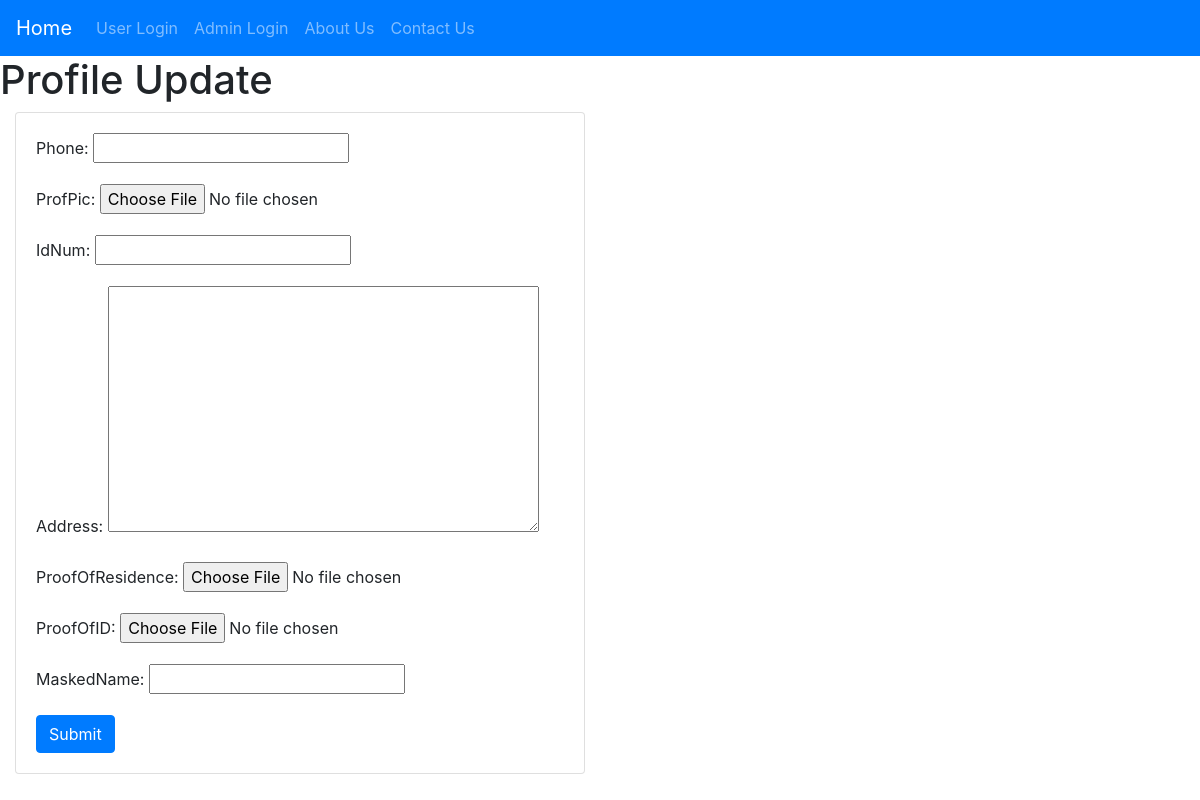
/3/edit, run on an earlier commit of the app's database.
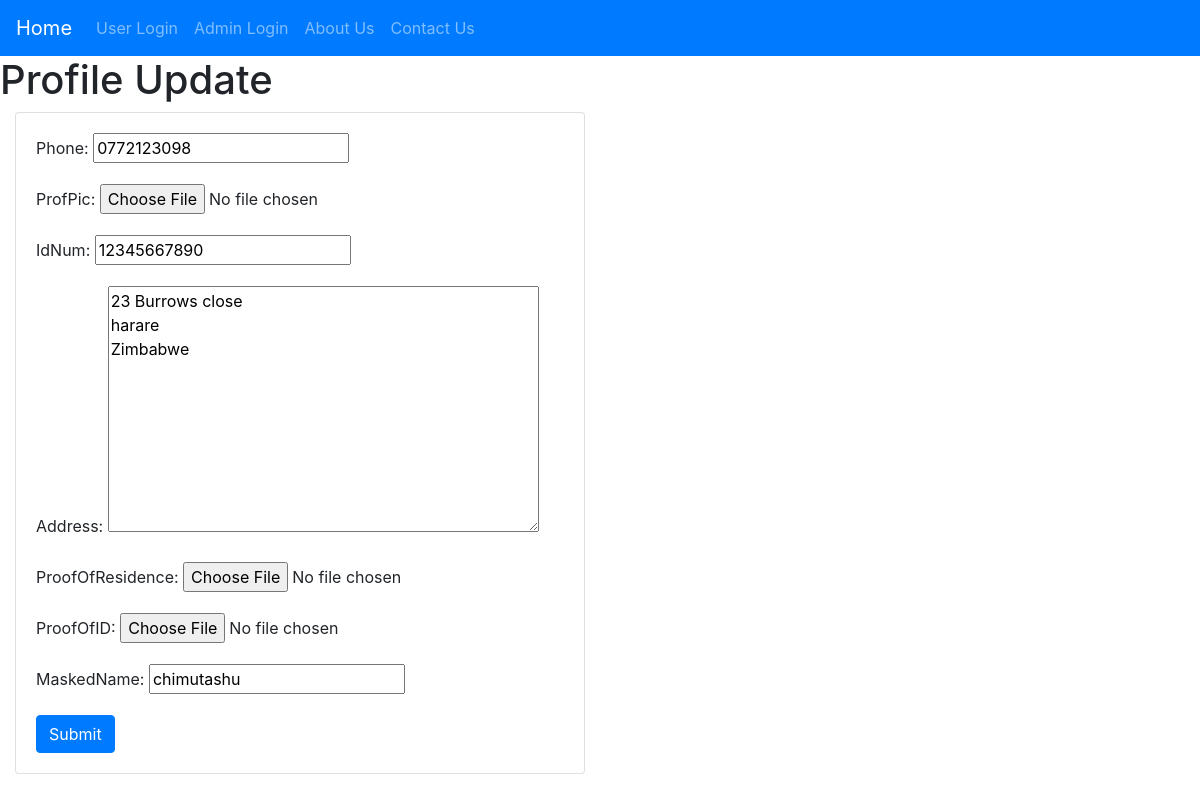
And on a later commit of the database.
### dash/models.py (models this page shows, shortened)
class members(models.Model):
    user = models.OneToOneField(User)
    phone = models.CharField(blank=True, max_length=15)
    profPic = models.ImageField(blank=True)
    idNum = models.CharField(blank=True,max_length=20)
    Address = models.TextField(blank=True,max_length=200)
    proofOfResidence = models.ImageField(blank=True)
    proofOfID = models.ImageField(blank=True)
    canBorrow = models.BooleanField(default=False)
    borrowingCeiling = models.FloatField(blank=True, default=500)
    maskedName = models.CharField(blank=True, max_length=30)
    status = models.ForeignKey(memberState, blank=True)

### dash/views.py (the view, shortened to what this page needs)
# urls.py: url(r'^(?P<member_pk>\d+)/edit$', dash_views.updateProfile.as_view(), name="editProfile"),
class updateProfile(UpdateView):
    model = members
    success_url = reverse_lazy('profile')
    fields = ("phone","profPic","idNum","Address","proofOfResidence","proofOfID","maskedName")
    template_name = 'dash/profileUpdate_form.html'
    pk_url_kwarg = 'member_pk'

### templates/dash/profileUpdate_form.html (shortened to what this page needs)
{% extends 'public/base.html' %}
{% block content %}
    <h1>Profile Update</h1>
    <div class="col-md-6 centered">
        <div class="card" style="width:100%">
      <div class="card-body">
            <form method="post" novalidate>
              {% for field in form.visible_fields %}
                <div class="form-group">
                  {{ field.label_tag }}
                  {{ field }}
                </div>
              {% endfor %}
              <button type="submit" class="btn btn-primary">Submit</button>
            </form>
      </div>
    </div>
    </div>
{% endblock %}

What changed in the data, as far as the page shows it:
changed members: phone (not shown) → "0772123098"; idNum (not shown) → "12345667890"; Address (not shown) → "23 Burrows close harare Zimbabwe"; maskedName (not shown) → "chimutashu"
